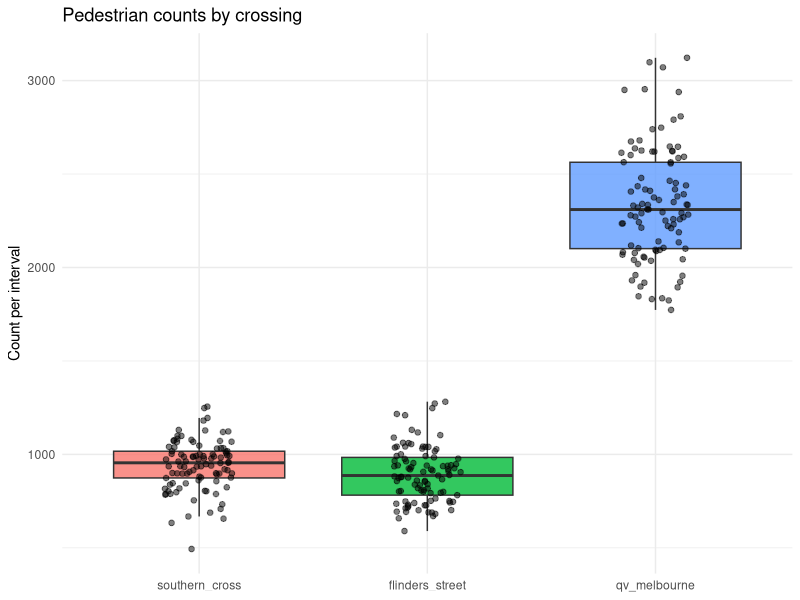
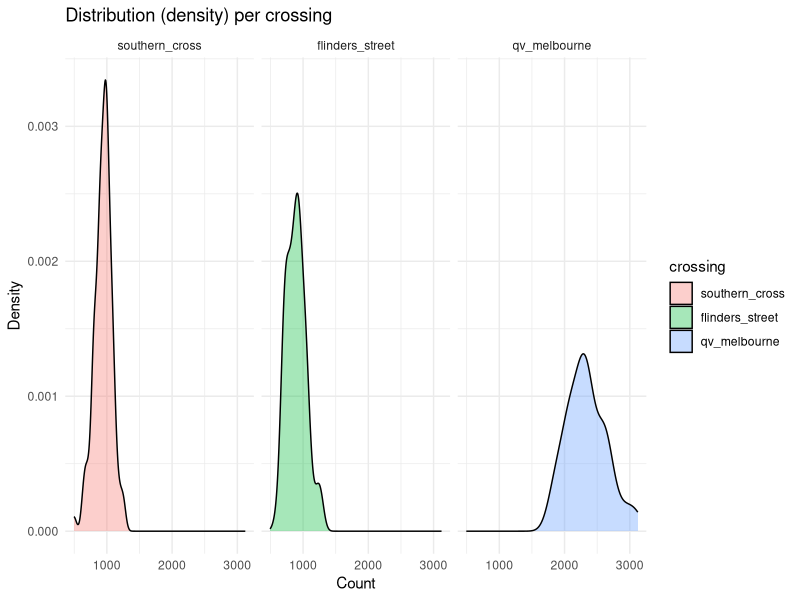
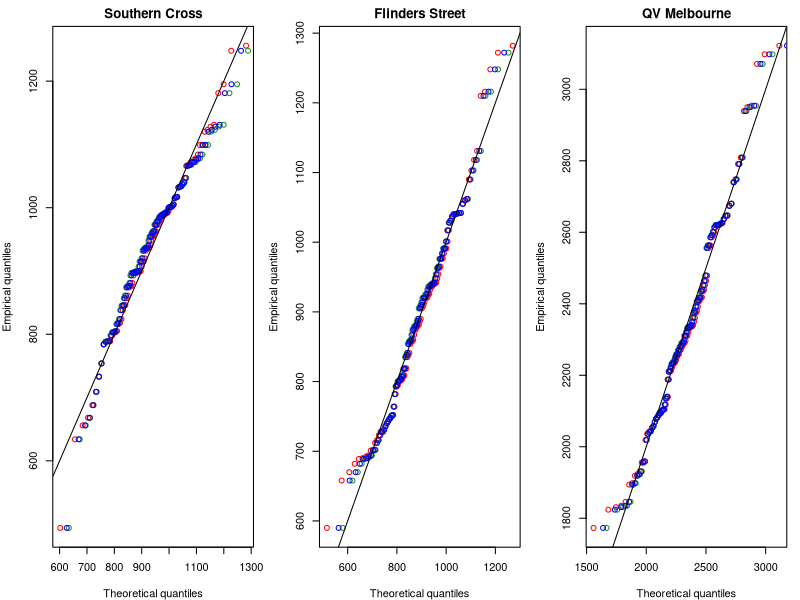
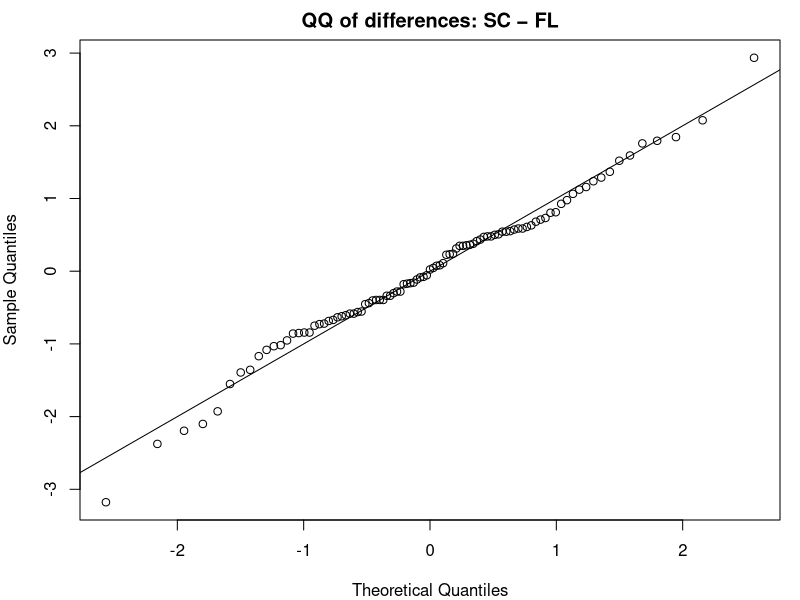
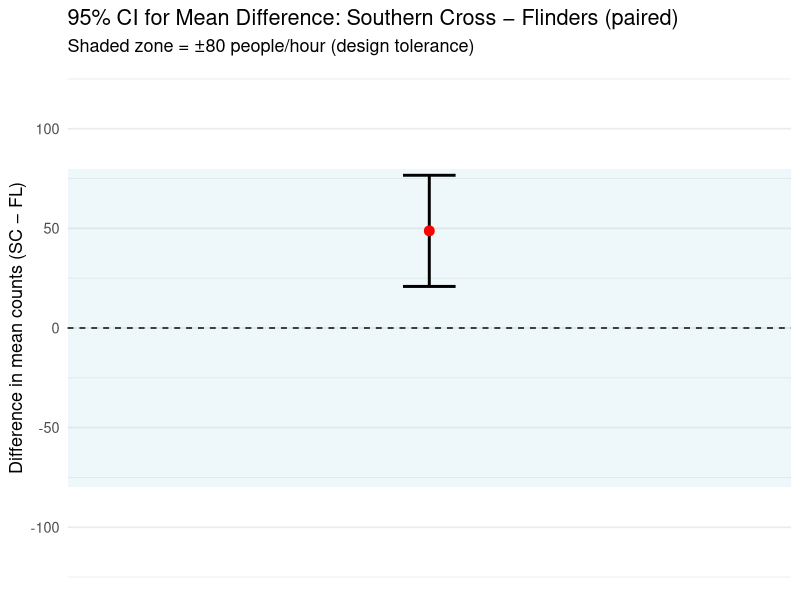
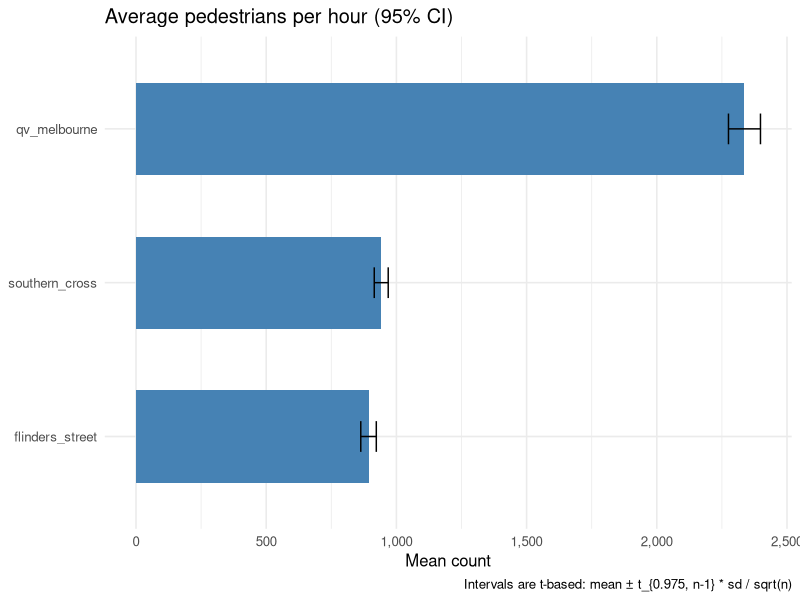
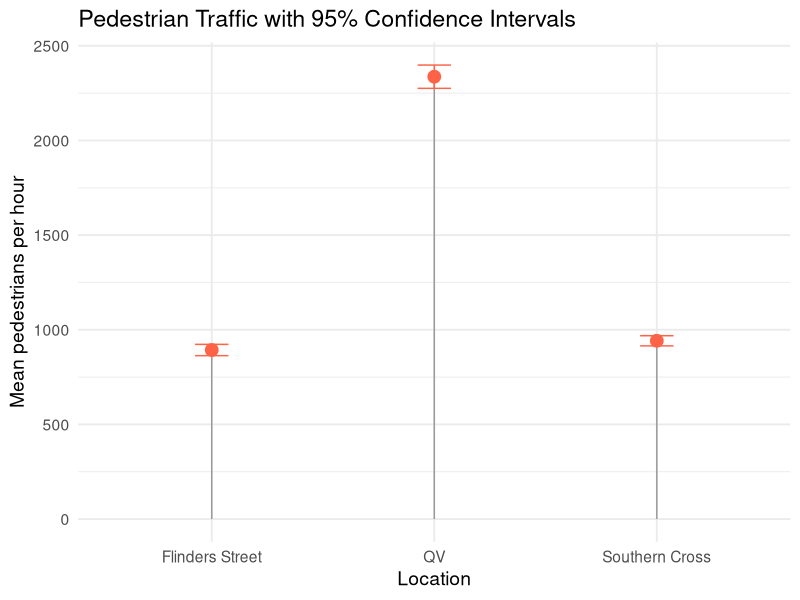
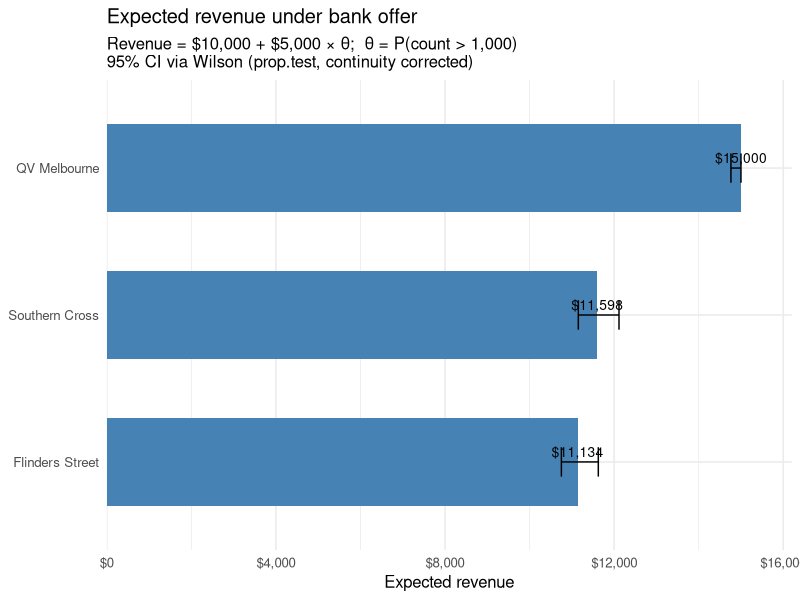

Recreate these plots in R, in order.
## ---- chunk 1
#| label: setup
#| include: false
#| echo: false
#| message: false
#| warning: false

knitr::opts_chunk$set(fig.align = "center", fig.width = 8, fig.height = 5, dpi = 150)

library(tidyverse)
library(boot)
library(MASS)

set.seed(355435)  

B <- 5000
## ---- chunk 2
pedestrian_df <- read.csv(here::here("data/pedestrians.csv"))
## ---- chunk 3
pedestrian_long <- pedestrian_df %>%
  mutate(obs = row_number()) %>%
  pivot_longer(-obs, names_to = "crossing", values_to = "count") %>%
  mutate(crossing = factor(crossing,
                           levels = c("southern_cross","flinders_street","qv_melbourne")))

ggplot(pedestrian_long, aes(x = crossing, y = count, fill = crossing)) +
  geom_boxplot(outlier.shape = NA, alpha = 0.8) +
  geom_jitter(width = 0.15, alpha = 0.5, size = 1.6) +
  labs(title = "Pedestrian counts by crossing", x = NULL, y = "Count per interval") +
  theme_minimal() + theme(legend.position = "none")

ggplot(pedestrian_long, aes(x = count, fill = crossing)) +
  geom_density(alpha = 0.35) +
  facet_wrap(~ crossing, scales = "fixed") +
  labs(title = "Distribution (density) per crossing", x = "Count", y = "Density") +
  theme_minimal()

## ---- chunk 4
desc <- pedestrian_long |>
  group_by(crossing) |>
  summarise(
    n     = n(),
    mean  = mean(count),
    median= median(count),
    sd    = sd(count),
    min   = min(count),
    max   = max(count),
    iqr   = IQR(count),
    .groups = "drop"
)

## ---- chunk 5
# Southern Cross
sc <- pedestrian_df$southern_cross
fit_sc_norm  <- fitdistr(sc, "normal")
fit_sc_logn  <- fitdistr(sc, "lognormal")
fit_sc_gamma <- fitdistr(sc, "gamma")   

sc_models <- tibble(
  crossing = "southern_cross",
  model    = c("normal","lognormal","gamma"),
  logLik   = c(logLik(fit_sc_norm)[1],  logLik(fit_sc_logn)[1],  logLik(fit_sc_gamma)[1]),
  AIC      = c(AIC(fit_sc_norm),        AIC(fit_sc_logn),        AIC(fit_sc_gamma)),

  mean_est = c(
    unname(fit_sc_norm$estimate["mean"]),
    exp(fit_sc_logn$estimate["meanlog"] + 0.5*fit_sc_logn$estimate["sdlog"]^2),
    unname(fit_sc_gamma$estimate["shape"] / fit_sc_gamma$estimate["rate"])),
  
  sd_est   = c(
    unname(fit_sc_norm$estimate["sd"]),
    sqrt((exp(fit_sc_logn$estimate["sdlog"]^2) - 1) *
         exp(2*fit_sc_logn$estimate["meanlog"] + fit_sc_logn$estimate["sdlog"]^2)),
    sqrt(unname(fit_sc_gamma$estimate["shape"]) / (unname(fit_sc_gamma$estimate["rate"])^2))))

# Flinders Street
fl <- pedestrian_df$flinders_street
fit_fl_norm  <- fitdistr(fl, "normal")
fit_fl_logn  <- fitdistr(fl, "lognormal")
fit_fl_gamma <- fitdistr(fl, "gamma")

fl_models <- tibble(
  crossing = "flinders_street",
  model    = c("normal","lognormal","gamma"),
  logLik   = c(logLik(fit_fl_norm)[1],  logLik(fit_fl_logn)[1],  logLik(fit_fl_gamma)[1]),
  AIC      = c(AIC(fit_fl_norm),        AIC(fit_fl_logn),        AIC(fit_fl_gamma)),

  mean_est = c(
    unname(fit_fl_norm$estimate["mean"]),
    exp(fit_fl_logn$estimate["meanlog"] + 0.5*fit_fl_logn$estimate["sdlog"]^2),
    unname(fit_fl_gamma$estimate["shape"] / fit_fl_gamma$estimate["rate"])),
  
  sd_est   = c(
    unname(fit_fl_norm$estimate["sd"]),
    sqrt((exp(fit_fl_logn$estimate["sdlog"]^2) - 1) *
         exp(2*fit_fl_logn$estimate["meanlog"] + fit_fl_logn$estimate["sdlog"]^2)),
    sqrt(unname(fit_fl_gamma$estimate["shape"]) / (unname(fit_fl_gamma$estimate["rate"])^2))))

# QV Melbourne
qv <- pedestrian_df$qv_melbourne
fit_qv_norm  <- fitdistr(qv, "normal")
fit_qv_logn  <- fitdistr(qv, "lognormal")
fit_qv_gamma <- fitdistr(qv, "gamma")

qv_models <- tibble(
  crossing = "qv_melbourne",
  model    = c("normal","lognormal","gamma"),
  logLik   = c(logLik(fit_qv_norm)[1],  logLik(fit_qv_logn)[1],  logLik(fit_qv_gamma)[1]),
  AIC      = c(AIC(fit_qv_norm),        AIC(fit_qv_logn),        AIC(fit_qv_gamma)),

  mean_est = c(
    unname(fit_qv_norm$estimate["mean"]),
    exp(fit_qv_logn$estimate["meanlog"] + 0.5*fit_qv_logn$estimate["sdlog"]^2),
    unname(fit_qv_gamma$estimate["shape"] / fit_qv_gamma$estimate["rate"])),
  
  sd_est   = c(
    unname(fit_qv_norm$estimate["sd"]),
    sqrt((exp(fit_qv_logn$estimate["sdlog"]^2) - 1) *
         exp(2*fit_qv_logn$estimate["meanlog"] + fit_qv_logn$estimate["sdlog"]^2)),
    sqrt(unname(fit_qv_gamma$estimate["shape"]) / (unname(fit_qv_gamma$estimate["rate"])^2))))

mle_fits <- bind_rows(sc_models, fl_models, qv_models) |>
  arrange(crossing, AIC)

mle_fits
## ---- chunk 6
#| label: fig-qqplots
#| fig-cap: "QQ plots comparing empirical and theoretical quantiles for the fitted models at each crossing."

par(mfrow = c(1,3), mar = c(4,4,2,1))

## Southern Cross 
x <- sort(sc); n <- length(x); p <- (seq_len(n)-0.5)/n
qN <- qnorm(p,  mean = fit_sc_norm$estimate["mean"],    sd    = fit_sc_norm$estimate["sd"])
qL <- qlnorm(p, meanlog = fit_sc_logn$estimate["meanlog"], sdlog = fit_sc_logn$estimate["sdlog"])
qG <- qgamma(p, shape = fit_sc_gamma$estimate["shape"], rate = fit_sc_gamma$estimate["rate"])
plot(qN, x, xlab="Theoretical quantiles", ylab="Empirical quantiles", main="Southern Cross",
     pch=1, col="red"); points(qL, x, pch=1, col="forestgreen"); points(qG, x, pch=1, col="blue"); abline(0,1)

# Flinders Street
x <- sort(fl); n <- length(x); p <- (seq_len(n)-0.5)/n
qN <- qnorm(p,  mean = fit_fl_norm$estimate["mean"],    sd    = fit_fl_norm$estimate["sd"])
qL <- qlnorm(p, meanlog = fit_fl_logn$estimate["meanlog"], sdlog = fit_fl_logn$estimate["sdlog"])
qG <- qgamma(p, shape = fit_fl_gamma$estimate["shape"], rate = fit_fl_gamma$estimate["rate"])
plot(qN, x, xlab="Theoretical quantiles", ylab="Empirical quantiles", main="Flinders Street",
     pch=1, col="red"); points(qL, x, pch=1, col="forestgreen"); points(qG, x, pch=1, col="blue"); abline(0,1)

# QV Melbourne 
x <- sort(qv); n <- length(x); p <- (seq_len(n)-0.5)/n
qN <- qnorm(p,  mean = fit_qv_norm$estimate["mean"],    sd    = fit_qv_norm$estimate["sd"])
qL <- qlnorm(p, meanlog = fit_qv_logn$estimate["meanlog"], sdlog = fit_qv_logn$estimate["sdlog"])
qG <- qgamma(p, shape = fit_qv_gamma$estimate["shape"], rate = fit_qv_gamma$estimate["rate"])
plot(qN, x, xlab="Theoretical quantiles", ylab="Empirical quantiles", main="QV Melbourne",
     pch=1, col="red"); points(qL, x, pch=1, col="forestgreen"); points(qG, x, pch=1, col="blue"); abline(0,1)

par(mfrow = c(1,1))

## ---- chunk 7
pedestrian_long %>%
  group_by(crossing) %>%
  summarise(q90 = quantile(count, 0.9))

## ---- chunk 8

# function to calculate 90th percentile
q90_fn <- function(data, i) quantile(data[i], 0.9)

# example for Flinders
fl_boot <- boot(pedestrian_df$flinders_street, q90_fn, R = 1000)
ci_fl <- boot.ci(fl_boot, type = "perc")
round(ci_fl$percent[4:5], 2)

# Southern Cross
sc_boot <- boot(pedestrian_df$southern_cross, q90_fn, R = 1000)
ci_sc <- boot.ci(sc_boot, type = "perc")
round(ci_sc$percent[4:5], 2)


# QV
qv_boot <- boot(pedestrian_df$qv, q90_fn, R = 1000)
ci_qv <- boot.ci(qv_boot, type = "perc")
round(ci_qv$percent[4:5], 2)


## ---- chunk 9
#| warning: false
library(fitdistrplus)

set.seed(30)
n_fl <- length(pedestrian_df$flinders_street)
n_sc <- length(pedestrian_df$southern_cross)
n_qv <- length(pedestrian_df$qv)


# Flinders & QV: Lognormal
fl_fit <- fitdist(pedestrian_df$flinders_street, "lnorm")
qv_fit <- fitdist(pedestrian_df$qv, "lnorm")

# Southern Cross: Normal
sc_fit <- fitdist(pedestrian_df$southern_cross, "norm")

fl_fit$estimate; sc_fit$estimate; qv_fit$estimate

## ---- chunk 10
q90_model_ci <- function(fit, dist, n, B = 2000) {
  # Point estimate from the fitted distribution
  q90_hat <- switch(
    dist,
    "lnorm" = qlnorm(0.9,
                     meanlog = fit$estimate["meanlog"],
                     sdlog   = fit$estimate["sdlog"]),
    "norm"  = qnorm(0.9,
                    mean = fit$estimate["mean"],
                    sd   = fit$estimate["sd"])
  )

  # Parametric bootstrap: simulate datasets of size n from the fitted model
  boot_q90 <- replicate(B, {
    sim <- switch(
      dist,
      "lnorm" = rlnorm(n,
                       meanlog = fit$estimate["meanlog"],
                       sdlog   = fit$estimate["sdlog"]),
      "norm"  = rnorm(n,
                      mean = fit$estimate["mean"],
                      sd   = fit$estimate["sd"])
    )
    as.numeric(quantile(sim, 0.9))
  })

  ci <- quantile(boot_q90, c(0.025, 0.975))
  tibble(
    q90_model = round(q90_hat, 2),
    ci_low    = round(ci[1], 2),
    ci_high   = round(ci[2], 2)
  )
}

## ---- chunk 11
pedestrian_long %>%
  group_by(crossing) %>%
  summarise(q90 = quantile(count, 0.9))

## ---- chunk 12
df  <- na.omit(pedestrian_df[, c("southern_cross","flinders_street")])
sc  <- df$southern_cross
fl  <- df$flinders_street
d   <- sc - fl                 

# 95% CI for the mean difference 
tt <- t.test(sc, fl, paired = TRUE, conf.level = 0.95)
tt

qqnorm(scale(d), main = "QQ of differences: SC − FL"); abline(0,1)
## ---- chunk 13
ci <- tibble(
  estimate = tt$estimate, 
  lower = tt$conf.int[1],
  upper = tt$conf.int[2]
)

ggplot(ci) +
  geom_rect(aes(xmin = -Inf, xmax = Inf, ymin = -80, ymax = 80),
            fill = "lightblue", alpha = 0.2) +
  geom_errorbar(aes(x = 1, ymin = lower, ymax = upper),
                width = 0.08, linewidth = 1) +
  geom_point(aes(x = 1, y = estimate), size = 3, color = "red") +
  geom_hline(yintercept = 0, linetype = "dashed") +
  coord_cartesian(ylim = c(-120, 120)) +
  scale_x_continuous(limits = c(0.5, 1.5), breaks = NULL) +
  labs(
    title = "95% CI for Mean Difference: Southern Cross − Flinders (paired)",
    subtitle = "Shaded zone = ±80 people/hour (design tolerance)",
    y = "Difference in mean counts (SC − FL)", x = NULL
  ) +
  theme_minimal(base_size = 13)

## ---- chunk 14
mean_ci <- pedestrian_long |>
  group_by(crossing) |>
  summarise(
    n    = n(),
    mean = mean(count, na.rm = TRUE),
    sd   = sd(count,   na.rm = TRUE),
    .groups = "drop"
  ) |>
  mutate(
    se    = sd / sqrt(n),
    tcrit = qt(0.975, df = n - 1),
    lo    = mean - tcrit * se,
    hi    = mean + tcrit * se
  ) |>
  arrange(desc(mean))

mean_ci

## ---- chunk 15


library(ggplot2)
library(scales)

ggplot(mean_ci, aes(x = reorder(crossing, mean), y = mean)) +
  geom_col(width = 0.6, fill = "steelblue") +
  geom_errorbar(aes(ymin = lo, ymax = hi), width = 0.2) +
  coord_flip() +
  scale_y_continuous(labels = comma) +
  labs(
    title = "Average pedestrians per hour (95% CI)",
    x = NULL, y = "Mean count",
    caption = "Intervals are t-based: mean ± t_{0.975, n-1} * sd / sqrt(n)"
  ) +
  theme_minimal(base_size = 12)


## ---- chunk 16
# Southern Cross
t.test(pedestrian_df$southern_cross, conf.level = 0.95)

# Flinders Street
t.test(pedestrian_df$flinders_street, conf.level = 0.95)

# QV
t.test(pedestrian_df$qv, conf.level = 0.95)

library(dplyr)
library(broom)
library(purrr)

ci_table <- list(
  "Southern Cross" = t.test(pedestrian_df$southern_cross),
  "Flinders Street" = t.test(pedestrian_df$flinders_street),
  "QV" = t.test(pedestrian_df$qv)
) %>%
  map_dfr(~ tidy(.x), .id = "Location") %>%
  dplyr::select(Location, estimate, conf.low, conf.high)

ci_table


## ---- chunk 17
#| label: fig-trafficCI
#| fig-cap: "Pedestrian traffic with 95% confidence intervals at each location."
ggplot(ci_table, aes(x = Location, y = estimate)) +
  geom_segment(aes(xend = Location, y = 0, yend = estimate), color = "grey60") +
  geom_point(size = 4, color = "tomato") +
  geom_errorbar(aes(ymin = conf.low, ymax = conf.high), width = 0.15, color = "tomato") +
  labs(
    title = "Pedestrian Traffic with 95% Confidence Intervals",
    y = "Mean pedestrians per hour",
    x = "Location"
  ) +
  theme_minimal(base_size = 14)

## ---- chunk 18
THRESH  <- 1000
BASE    <- 10000
BONUS   <- 5000
LEVEL   <- 0.95

# Binomial proportion + Wilson CI via prop.test (built-in)
rev_ci <- pedestrian_long %>%
  mutate(over_1000 = count > THRESH) %>%
  group_by(crossing) %>%
  summarise(
    n = n(),
    k = sum(over_1000),
    .groups = "drop"
  ) %>%
  rowwise() %>%
  mutate(
    # prop.test returns Wilson (score) CI with continuity correction
    pt   = list(prop.test(k, n, conf.level = LEVEL, correct = TRUE)),
    phat = pt$estimate[[1]],
    lo_p = pt$conf.int[1],
    hi_p = pt$conf.int[2],
    # map proportion -> revenue
    rev_hat = BASE + BONUS * phat,
    rev_lo  = BASE + BONUS * lo_p,
    rev_hi  = BASE + BONUS * hi_p
  ) %>%
  ungroup() 
rev_ci
## ---- chunk 19
library(ggplot2)
library(scales)
library(dplyr)

# (optional) nicer labels
rev_ci_plot <- rev_ci %>%
  mutate(Location = recode(crossing,
                           flinders_street = "Flinders Street",
                           southern_cross  = "Southern Cross",
                           qv_melbourne    = "QV Melbourne"),
         Revenue  = rev_hat)

ggplot(rev_ci_plot, aes(x = reorder(Location, Revenue), y = Revenue)) +
  geom_col(width = 0.6, fill = "steelblue") +
  geom_errorbar(aes(ymin = rev_lo, ymax = rev_hi), width = 0.2) +
  geom_text(aes(label = dollar(Revenue, accuracy = 1)),
            vjust = -0.5, size = 3.5) +
  scale_y_continuous(labels = label_dollar(prefix = "$", accuracy = 1),
                     expand = expansion(mult = c(0, 0.08))) +
  coord_flip() +
  labs(
    title = "Expected revenue under bank offer",
    subtitle = "Revenue = $10,000 + $5,000 × θ;  θ = P(count > 1,000)\n95% CI via Wilson (prop.test, continuity corrected)",
    x = NULL, y = "Expected revenue"
  ) +
  theme_minimal(base_size = 12)
